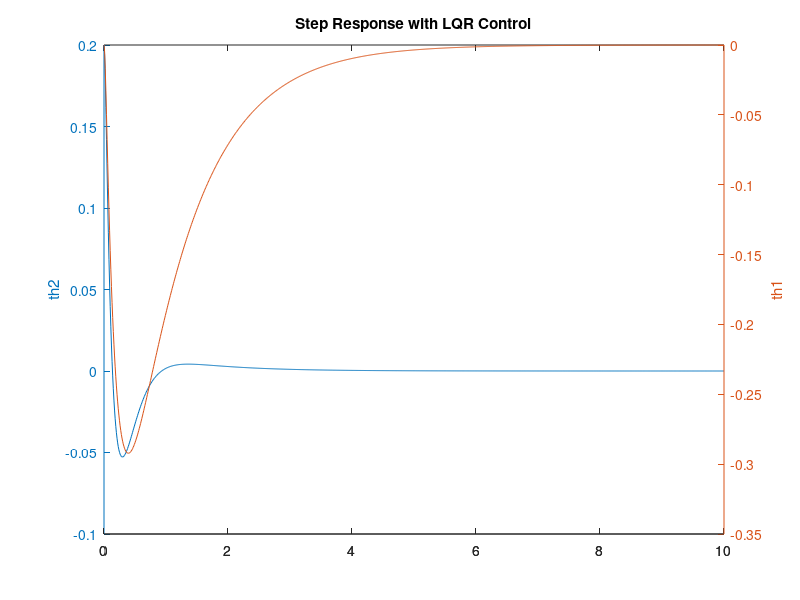

Here is the MATLAB script that generated this plot:
% Linearized control algorithm for the furuta pendulum
clear all; close all; clc
% params
g = 9.81;
L1 = 0.3735; l1 = 0.0778848015195; m1 = 1.15301; J1zz = 0.0652201997613;
L2 = 0.433; l2 = 0.192564656882; m2 = 0.20168; J2xx = 1.476e-05; 
J2yy = 0.00392556477687; J2zz = 0.00392556477687;

b1 = 0.005; b2 = 0.002; % friction
% Dc-motor equations
mtr = struct();
mtr.K = 0.0214; mtr.R = 0.74+0.33; mtr.L = 0.129e-3; 
mtr.n = 328509/2197; mtr.eta = 0.75;
% Stuff
w_vel = 50; % Pole of speed controller
% Simplified inertias
J1 = J1zz + m1*l1*l1;
J2 = mean([J2yy,J2zz]) + m2*l2*l2;
J0 = J1 + m2*L1*L1;

input = 'speed';

% State space model linearized around unstable position with torque input
p = (J0*J2 - m2*m2*L1*L1*l2*l2);
A_31 = 0;
A_32 = g*m2*m2*l2*l2*L1/p;
A_33 = -b1*J2/p;
A_34 = -b2*m2*l2*L1/p;
A_41 = 0;
A_42 = g*m2*l2*J0/p;
A_43 = -b1*m2*l2*L1/p;
A_44 = -b2*J0/p;
B_31 = J2/p;
B_41 = m2*L1*l2/p;
B_32 = m2*L1*l2/p;
B_42 = J0/p;

% Staties [th1,th2,th1_dot,th2_dot]
if strcmpi(input,'torque')
    A = [0 0 1 0; 0 0 0 1; A_31 A_32 A_33 A_34; A_41 A_42 A_43 A_44];
    B = [0;0;B_31;B_41];
    inputs = {'tau1'};
elseif strcmpi(input,'dc-motor')
    A_33 = A_33 - B_31*mtr.K*mtr.K*mtr.n*mtr.n*mtr.eta/mtr.R;
    A_43 = A_43 - B_41*mtr.K*mtr.K*mtr.n*mtr.n*mtr.eta/mtr.R;
    A = [0 0 1 0; 0 0 0 1; A_31 A_32 A_33 A_34; A_41 A_42 A_43 A_44];
    B = [0;0; mtr.K*mtr.n*mtr.eta*B_31/mtr.R; mtr.K*mtr.n*mtr.eta*B_41/mtr.R];
    inputs = {'u'};
elseif strcmpi(input,'speed')
    A_41 = A_41 - A_31*B_41/B_31;
    A_42 = A_42 - A_32*B_41/B_31;
    A_43 = A_43 - A_33*B_41/B_31 - w_vel*B_41/B_31;
    A_44 = A_44 - A_34*B_41/B_31;
    B_41 = w_vel*B_41/B_31;
    A_31 = 0; A_32 = 0; A_33 = -w_vel;  A_34 = 0; B_31 = w_vel;
    A = [0 0 1 0; 0 0 0 1; A_31 A_32 A_33 A_34; A_41 A_42 A_43 A_44];
    B = [0;0;B_31;B_41];
    inputs = {'w_ref'};
end
clear A_* B_* p
C = [0 1 0 0; 1 0 0 0]; % th2, th1 output
D = [0;0];
states = {'th1' 'th2' 'th1_dot' 'th2_dot'};

outputs = {'th2'; 'th1'};
sys_ss = ss(A,B,C,D,'statename',states,'inputname',inputs,'outputname',outputs);

%% Control
Q = C'*C;
if strcmpi(input,'torque')
    R = 1;
    Q(1,1) = 10;  % th2 weight
    Q(2,2) = 4;   % th1 weight
elseif strcmpi(input,'dc-motor')
    R = 1;        %   
    Q(1,1) = 1;   % th2 weight
    Q(2,2) = 1;   % th1 weight
elseif strcmpi(input,'speed')
    R = 1;        %   
    Q(1,1) = 1;   % th2 weight
    Q(2,2) = 1;   % th1 weight
end
    
[L,~,Ec] = lqr(A,B,Q,R); 
Ac = A - B*L; Bc = B; Cc = [C; -L]; Dc = [D; 1];
inputs = {'r'}; outputs{3} = 'u';
sys_ss_ctrl = ss(Ac,Bc,Cc,Dc,'statename',states,'inputname',inputs,'outputname',outputs);
% Ref scaling
Nr = 1; tfs = tf(sys_ss_ctrl); [i_max,~] = size(tfs);
for i = 1:i_max
    if strcmp(tfs.outputname{i},'th1')
        Nr = tfs.den{i}(end)/tfs.num{i}(end);
        sys_ss_ctrl.D(3) = Nr;
        break;
    end
end
clear i i_max tfs

% Simulation
t = 0:0.01:10; u = 0.0*Nr*ones(size(t)); th2_init = 0.2;
y_sim = lsim(sys_ss_ctrl,u,t,[0,th2_init,0,0]);

[AX,H1,H2] = plotyy(t,y_sim(:,1),t,y_sim(:,2),'plot');
set(get(AX(1),'Ylabel'),'String','th2')
set(get(AX(2),'Ylabel'),'String','th1')
title('Step Response with LQR Control')

% Some printouts
if strcmpi(input,'torque')
    fprintf('tau_max = %f\n',max(abs(y_sim(:,3)))); % ~3.5 Nm max
elseif strcmpi(input,'dc-motor')
    fprintf('u_max = %f\n',max(abs(y_sim(:,3)))); % ~24 Nm max
elseif strcmpi(input,'speed')
    fprintf('w_ref_max = %f\n',max(abs(y_sim(:,3)))); % ~7 Nm max
end
fprintf('Recommended Fs: %0.1f - %0.1f Hz\n',...
    (10*max(abs([Ec;pole(sys_ss)])))/2/pi,(30*max(abs([Ec;pole(sys_ss)])))/2/pi );
disp(' ');
sc_out{1} = '// state feedback parameters: states = [';
sm_out{1} = '// state feedback parameters: states = ['; 
i_max = length(states);
for i = 1:i_max
    if i < i_max
        sc_out{1} = strcat(sc_out{1},sprintf('%s, ',states{i}));
        sm_out{1} = strcat(sm_out{1},sprintf('%s, ',states{i}));
    else
        sc_out{1} = strcat(sc_out{1},sprintf('%s]\n',states{i}));
        sm_out{1} = strcat(sm_out{1},sprintf('%s]\n',states{i}));
    end
end
sc_out{2} = 'const float L[] = {';
sm_out{2} = '';
for i = 1:i_max
    if i == 1
        sc_out{2} = strcat(sc_out{2},sprintf('%0.4f, ',L(i)));
        sm_out{2} = strcat(sm_out{2},sprintf('def L_%d = %0.4f; ',i,L(i)));
    elseif i < i_max
        sc_out{2} = strcat(sc_out{2},sprintf(' %0.4f, ',L(i)));
        sm_out{2} = strcat(sm_out{2},sprintf(' def L_%d = %0.4f; ',i,L(i)));
    else
        sc_out{2} = strcat(sc_out{2},sprintf(' %0.4f};',L(i)));
        sm_out{2} = strcat(sm_out{2},sprintf(' def L_%d = %0.4f; ',i,L(i)));
    end
end
sc_out{3} = sprintf('const float Nr = %0.4f;\n',Nr);
sm_out{3} = sprintf('def Nr = %0.4f;\n',Nr);
fprintf('C-code declaration of control variables\n');
for i = 1:length(sc_out), disp(sc_out{i}); end
fprintf('\nModelyze declaration of control variables\n');
for i = 1:length(sm_out), disp(sm_out{i}); end

clear sc_out i_max i

